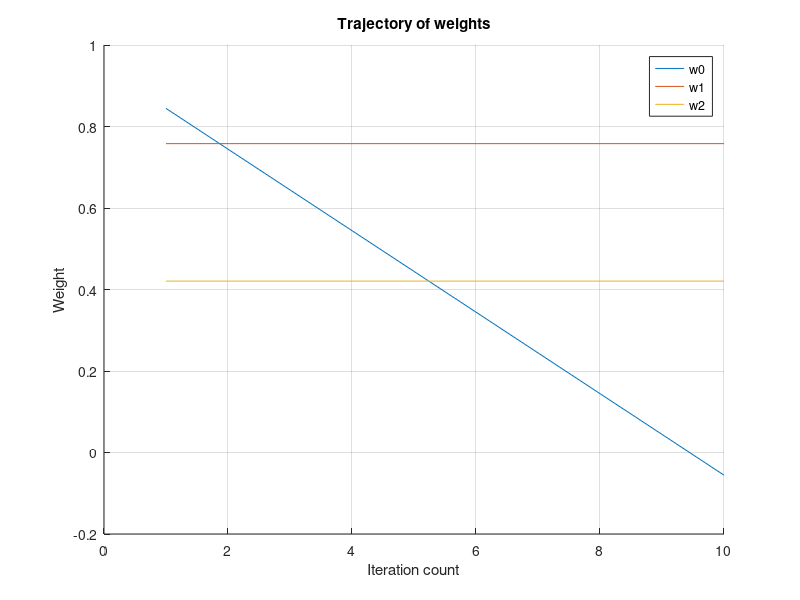
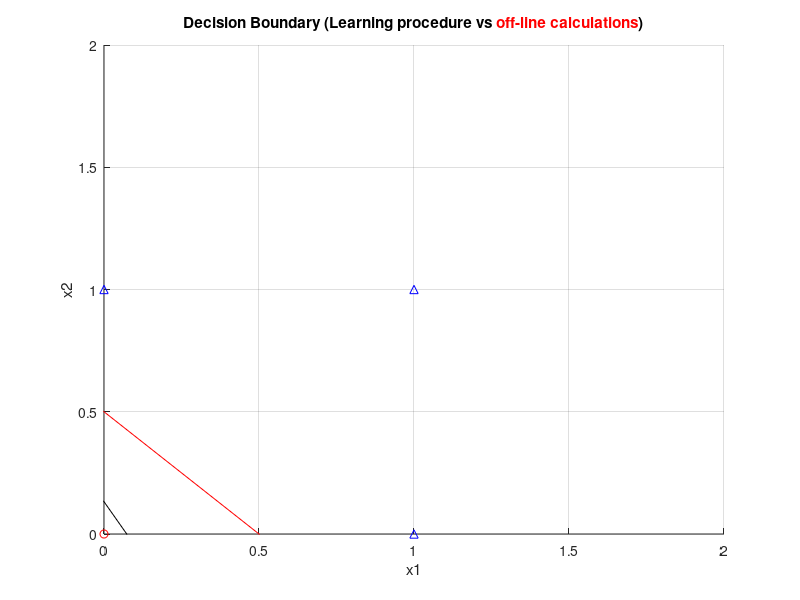

Write MATLAB code to recreate these figures, in order.
clc
clear

and = [1 1 1 1; 0 0 1 1; 0 1 0 1; 0 0 0 1];
or = [1 1 1 1; 0 0 1 1; 0 1 0 1; 0 1 1 1];
nand = [1 1 1 1; 0 0 1 1; 0 1 0 1; 1 1 1 0];
complement = [1 1; 0 1; 1 0];


func = or;
l_rate = 0.1;
[dim, num_inputs] = size(func);
%setting seed to 0 to ensure reproducibility
rng('default')
s = rng;

weights = rand(1, dim-1);
count = 1;

classified = false;

while ~(classified)
    classified = true;
    for i = 1: num_inputs
        y = (dot(weights(count, 1:dim-1), func(1:dim-1, i)) >= 0);
        err = func(dim, i) - y;
        if (~(err == 0))
            classified = false;
            weights(count+1, 1:dim-1) = weights(count, 1:dim-1) + (l_rate * err * func(1:dim-1, i))';
            count = count + 1;
        end
    end
end

if dim-1 == 2 %handling complement case
    fig1 = figure;
    title('Trajectory of weights');
    hold on;
    xlabel("Iteration count");
    ylabel("Weight");
    plot(weights(1:size(weights, 1), 1));
    plot(weights(1:size(weights, 1), 2));
    legend({'w0', 'w1'});
    grid on;
    hold off;
    saveas(fig1, sprintf('COMP_%.1f.png', l_rate));
    
    fig2 = figure;
    title('Decision Boundary (Learning procedure vs off-line calculations)')
    hold on;
    xlim([0,2])
    ylim([0,2])
    %plot truth table
    for i=1:num_inputs
        if func(end, i) == 1
            plot(func(end, i),0, 'b^');
        else
            plot(func(end, i),0, 'ro');
        end
    end
    %plot learning procedure
    x = -weights(end,1)/weights(end,2);
    xline(x,'k');
    %plot COMPLEMENT off line calculation
    xline(0.5, 'r');
    xlabel("x1");
    ylabel("x2");
    grid on
    hold off
    saveas(fig2, sprintf('COMP_db_%.1f.png', l_rate));
end        

if dim-1 == 3
    fig1 = figure;
    title('Trajectory of weights');
    hold on;
    xlabel("Iteration count");
    ylabel("Weight");
    plot(weights(1:size(weights,1),1));
    plot(weights(1:size(weights,1),2));
    plot(weights(1:size(weights,1),3));
    legend({'w0','w1','w2'});
    grid on
    hold off
    saveas(fig1, sprintf('OR_%.1f.png', l_rate));
    
    fig2 = figure;
    title('Decision Boundary (Learning procedure vs \color{red}off-line calculations\color{black})')
    hold on;
    x = -10:100;
    m = -weights(end,2)/weights(end,3);
    c = -weights(end,1)/weights(end,3);
    xlim([0,2])
    ylim([0,2])
    %plot truth table
    for i = 1:num_inputs
        if func(end,i) == 1
            plot(func(2,i),func(3,i),'b^');
        else
            plot(func(2,i),func(3,i),'ro');
        end
    end
    %plot learning procedure
    y = m * x + c;
    plot(x, y,'k')
    %plot off line calculation
    y_off_and = -x + 1.5;
    y_off_or = -x + 0.5;
    y_off_nand = -x + 1.5;
    plot(x, y_off_or, 'r');
    xlabel("x1");
    ylabel("x2");
    grid on
    hold off
    saveas(fig2, sprintf('OR_db_%.1f.png', l_rate));
end